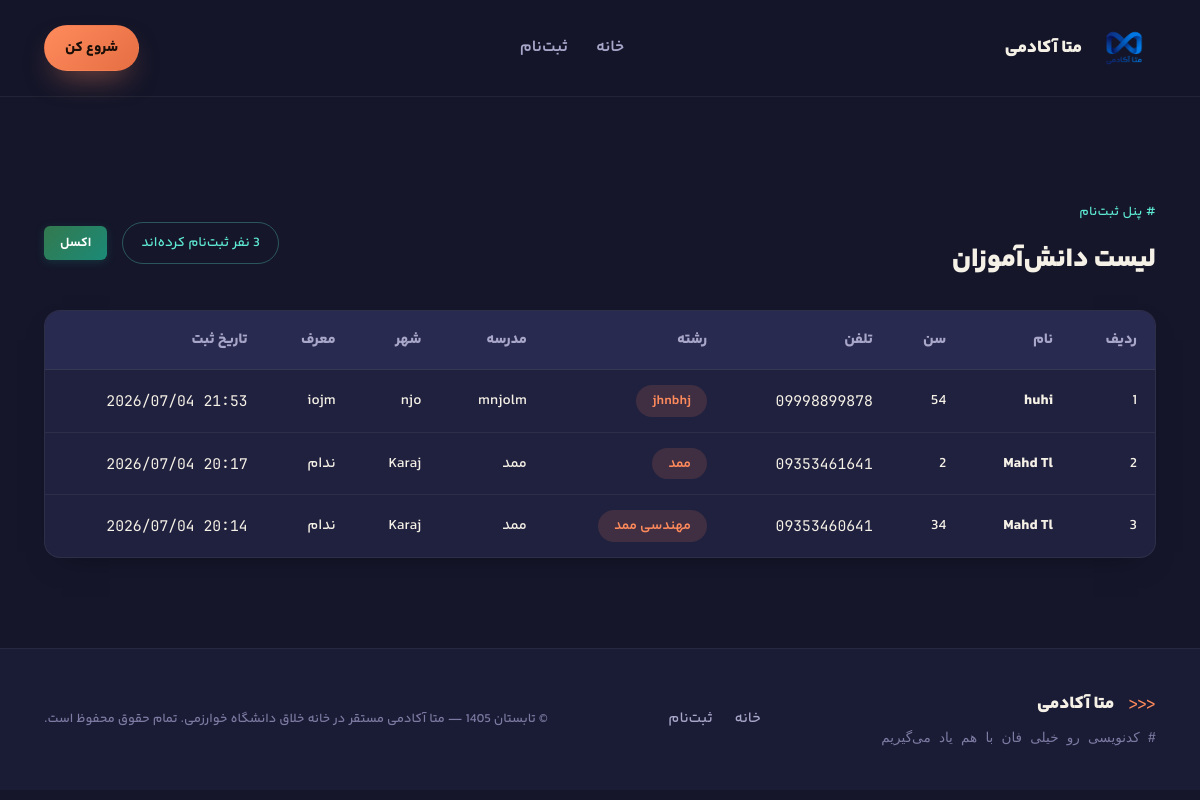
Screenshot of /list/ (signed in) with the database file from the repository.
### core/models.py (models this page shows, shortened)
class Student(models.Model):
    name = models.CharField(
        max_length=100,
        verbose_name='نام و نام خانوادگی'
    )
    age = models.PositiveSmallIntegerField(
        validators=[MinValueValidator(1), MaxValueValidator(99)],
        verbose_name='سن'
    )
    phone_number = models.CharField(
        max_length=11,
        validators=[
            RegexValidator(
                regex=r'^09\d{9}$',
                message='شماره تلفن باید با 09 شروع شود و 11 رقم باشد'
            )
        ],
        unique=True,
        verbose_name='شماره تلفن'
    )
    reshte = models.CharField(
        max_length=50,
        verbose_name='رشته تحصیلی دانشگاه/پایه مدرسه'
    )
    school = models.CharField(
        max_length=200,
        verbose_name='دانشگاه/مدرسه'
    )
    city = models.CharField(
        max_length=100,
        verbose_name='شهر'
    )
    moaref = models.CharField(
        max_length=100,
        blank=True,
        null=True,
        verbose_name='نحوه آشنایی با بوتکمپ'
    )
    created_at = models.DateTimeField(
        auto_now_add=True,
        verbose_name='تاریخ ثبت'
    )
    updated_at = models.DateTimeField(
        auto_now=True,
        verbose_name='آخرین ویرایش'
    )
    class Meta:
        verbose_name = 'دانشجو'
        verbose_name_plural = 'دانشجویان'
        ordering = ['-created_at']

### core/views.py (the view, shortened to what this page needs)
# urls.py: path('list/', views.StudentsView.as_view(), name='students'),
class StudentsView(LoginRequiredMixin, UserPassesTestMixin, ListView):
    model = Student
    template_name = 'students.html'
    context_object_name = 'students'
    ordering = ['-created_at']
    def get_context_data(self, **kwargs):
        context = super().get_context_data(**kwargs)
        context['total_count'] = Student.objects.count()
        context['title'] = 'لیست دانش‌آموزان'
        return context
    def test_func(self):
        return self.request.user.is_staff
    def get_queryset(self):
        queryset = super().get_queryset()
        return queryset

### templates/students.html (shortened to what this page needs)
{% extends "base.html" %}
{% load static %}
{% block content %}
    <br><br>
  <section class="list-section">
    <div class="container">
      <div class="list-header">
        <div>
          <p class="eyebrow"># پنل ثبت‌نام</p>
          <h1 class="list-title">{{ title|default:"لیست دانش‌آموزان ثبت‌نام‌شده" }}</h1>
        </div>
        <div class="header-actions">
          <span class="count-badge">{{ total_count }} نفر ثبت‌نام کرده‌اند</span>
          <a href="{% url 'core:export_excel' %}" class="btn-export">
            اکسل
          </a>
        </div>
      </div>
      <div class="table-wrap">
        <table class="data-table">
          <thead>
            <tr>
              <th>ردیف</th>
              <th>نام</th>
              <th>سن</th>
              <th>تلفن</th>
              <th>رشته</th>
              <th>مدرسه</th>
              <th>شهر</th>
              <th>معرف</th>
              <th>تاریخ ثبت</th>
            </tr>
          </thead>
          <tbody>
            {% for student in students %}
            <tr>
              <td class="cell-muted">{{ forloop.counter }}</td>
              <td class="cell-strong">{{ student.name }}</td>
              <td>{{ student.age }}</td>
              <td class="cell-mono" dir="ltr">{{ student.phone_number }}</td>
              <td><span class="badge">{{ student.reshte }}</span></td>
              <td>{{ student.school }}</td>
              <td>{{ student.city }}</td>
              <td class="cell-muted">{{ student.moaref|default:"—" }}</td>
              <td class="cell-mono cell-muted">{{ student.created_at|date:"Y/m/d H:i" }}</td>
            </tr>
            {% empty %}
            <tr>
              <td colspan="9" class="empty-row">هنوز هیچ دانش‌آموزی ثبت‌نام نکرده است.</td>
            </tr>
            {% endfor %}
          </tbody>
        </table>
      </div>
    </div>
  </section>
{% endblock %}

### templates/base.html (shortened to what this page needs)
{% load static %}
<!DOCTYPE html>
<html lang="fa" dir="rtl">
<head>
  <link rel="stylesheet" href="{% static 'css/style.css' %}">
</head>
<body>
  <header class="site-header">
    <div class="container header-inner">
      <a href="{% url 'core:home' %}" class="logo">
        <img src="{% static 'img/metaAcademy.png' %}" alt="متا آکادمی" class="img logo-img">
        <p class="logo-text"><span class="hl">متا</span> آکادمی</p>
      </a>
      <nav class="main-nav" id="mainNav">
        <a href="{% url 'core:home' %}" class="nav-link{% if request.resolver_match.url_name == 'home' %} is-active{% endif %}">خانه</a>
        <a href="{% url 'core:register' %}" class="nav-link{% if request.resolver_match.url_name == 'register' %} is-active{% endif %}">ثبت‌نام</a>
      </nav>
      <div class="header-actions">
        <a href="{% url 'core:register' %}" class="btn btn-primary btn-small header-cta">شروع کن</a>
      </div>
    </div>
  </header>
  <main class="site-main">
    {% block content %}{% endblock %}
  </main>
  <footer class="site-footer">
    <div class="container footer-inner">
      <div class="footer-brand">
        <a href="{% url 'core:home' %}" class="logo">
          <span class="logo-mark">&gt;&gt;&gt;</span>
          <span class="logo-text">متا آکادمی</span>
        </a>
        <p class="footer-tag"># کدنویسی رو خیلی فان با هم یاد می‌گیریم</p>
      </div>
      <div class="footer-links">
        <a href="{% url 'core:home' %}">خانه</a>
        <a href="{% url 'core:register' %}">ثبت‌نام</a>
      </div>
      <p class="footer-copy">© تابستان 1405 — متا آکادمی مستقر در خانه خلاق دانشگاه خوارزمی. تمام حقوق محفوظ است.</p>
    </div>
  </footer>
</body>
</html>

### rows the page displays
Student: name "huhi", age "54", phone_number "09998899878", reshte "jhnbhj", school "mnjolm", city "njo", moaref "iojm", created_at "2026/07/04 21:53"
Student: name "Mahd Tl", age "2", phone_number "09353461641", reshte "ممد", school "ممد", city "Karaj", moaref "ندام", created_at "2026/07/04 20:17"
Student: name "Mahd Tl", age "34", phone_number "09353460641", reshte "مهندسی ممد", school "ممد", city "Karaj", moaref "ندام", created_at "2026/07/04 20:14"

### other values shown
{{ title|default:"لیست دانش‌آموزان ثبت‌نام‌شده" }} "لیست دانش‌آموزان"
